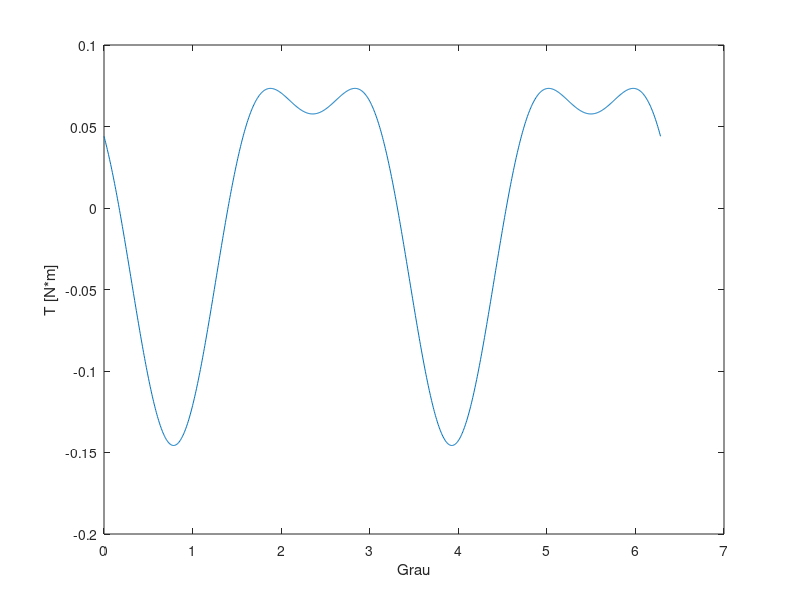

MATLAB code to generate this figure:
clc
clear

x = linspace(0, 2*pi,1000); 
T = -0.1017*sin(2*x) + 0.044*cos(4*x);

plot(x,T)
ylabel('T [N*m]')
xlabel('Grau')
